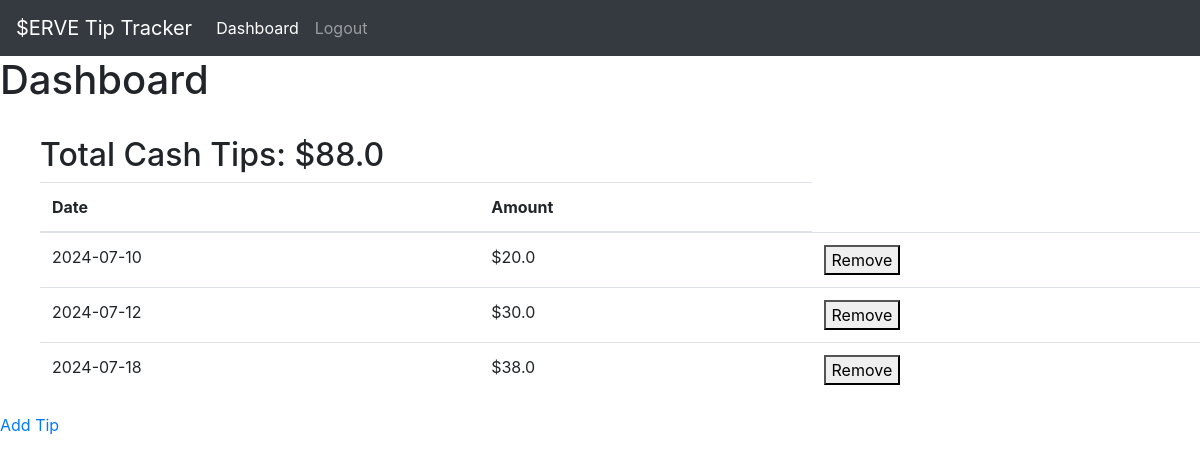
Page / (signed in) on the earlier database version.
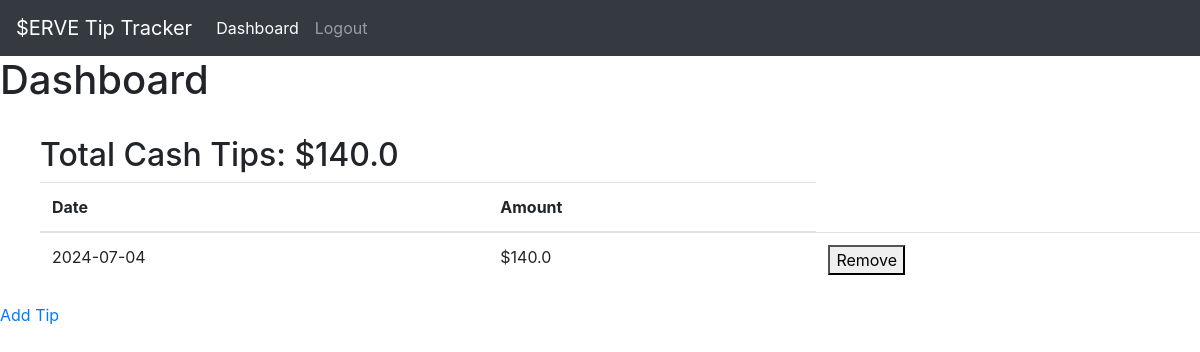
Same page on the later database version.
### app.py (models this page shows)
class Tip(db.Model):
    id = db.Column(db.Integer, primary_key=True)
    date = db.Column(db.Date, nullable = False)
    amount = db.Column(db.Float, nullable=False)
    user_id = db.Column(db.Integer, db.ForeignKey('user.id'), nullable=False)

### app.py (the view)
@app.route('/')
@login_required
def index():
    tips = Tip.query.filter_by(user_id=current_user.id).all()
    total_tips = 0
    for tip in tips:
        total_tips += tip.amount
    return render_template('index.html', tips=tips, total_tips = total_tips)

### app.py (called while the page is built)
@login_manager.user_loader
def load_user(user_id):
    return User.query.get(int(user_id))

### templates/index.html (shortened to what this page needs)
{% extends "base.html" %}
{% block content %}
<h1>Dashboard</h1>
<ul>
  <br>
  <h2>Total Cash Tips: ${{total_tips}}</h2>
  <table class="table">
    <thead>
      <tr>
        <th scope="col">Date</th>
        <th scope="col">Amount</th>
      </tr>
    </thead>
    <tbody>
      {% for tip in tips %}
      <tr>
        <td>{{ tip.date }}</td>
        <td>${{ tip.amount }}</td>
        <td>
        <form action="{{ url_for('remove_tip') }}" method="POST">
          <button type="submit">Remove</button>
        </form>
        </td>
      </tr>
      {% endfor %}
    </tbody>
  </table>
</ul>
<a href="{{ url_for('add_tip') }}">Add Tip</a>
{% endblock %}

### templates/base.html (shortened to what this page needs)
<!doctype html>
<html lang="en">
  <head>
    <link rel="stylesheet" href="https://cdn.jsdelivr.net/npm/bootstrap@4.3.1/dist/css/bootstrap.min.css">
  </head>
  <body>
    <nav class="navbar navbar-expand-lg navbar-dark bg-dark">
      <a class="navbar-brand" href="#">$ERVE Tip Tracker</a>
      <div class="collapse navbar-collapse" id="navbarNav">
        <ul class="navbar-nav">
          <li class="nav-item active">
            <a class="nav-link" href="{{ url_for('index') }}">Dashboard <span class="sr-only">(current)</span></a>
          </li>
          {% if current_user.is_authenticated %}
          <li class="nav-item">
            <a class="nav-link" href="{{url_for('logout')}}">Logout</a>
          </li>
          {% endif %}
        </ul>
      </div>
    </nav>
    {% block content %}{% endblock %}
  </body>
</html>

Differences in the rows shown:
removed Tip: date "2024-07-10", amount "20.0"
removed Tip: date "2024-07-12", amount "30.0"
removed Tip: date "2024-07-18", amount "38.0"
added Tip: date "2024-07-04", amount "140.0"
Other differences:
{{ total_tips }}: "88.0" → "140.0"
